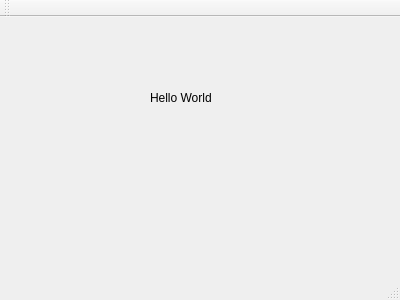
<?xml version="1.0" encoding="UTF-8"?>
<ui version="4.0">
 <class>MainWindow</class>
 <widget class="QMainWindow" name="MainWindow">
  <property name="geometry">
   <rect>
    <x>0</x>
    <y>0</y>
    <width>400</width>
    <height>300</height>
   </rect>
  </property>
  <property name="windowTitle">
   <string>MainWindow</string>
  </property>
  <widget class="QWidget" name="centralWidget">
   <widget class="QLabel" name="label">
    <property name="geometry">
     <rect>
      <x>150</x>
      <y>70</y>
      <width>91</width>
      <height>21</height>
     </rect>
    </property>
    <property name="text">
     <string>Hello World</string>
    </property>
   </widget>
  </widget>
  <widget class="QMenuBar" name="menuBar">
   <property name="geometry">
    <rect>
     <x>0</x>
     <y>0</y>
     <width>400</width>
     <height>28</height>
    </rect>
   </property>
  </widget>
  <widget class="QToolBar" name="mainToolBar">
   <attribute name="toolBarArea">
    <enum>TopToolBarArea</enum>
   </attribute>
   <attribute name="toolBarBreak">
    <bool>false</bool>
   </attribute>
  </widget>
  <widget class="QStatusBar" name="statusBar"/>
 </widget>
 <layoutdefault spacing="6" margin="11"/>
 <resources/>
 <connections/>
</ui>
